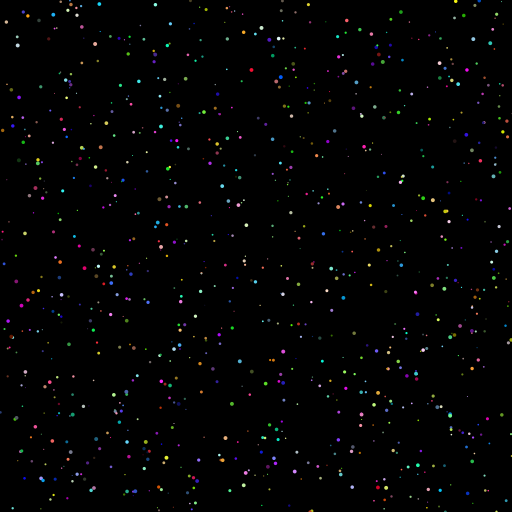
Frame 1 (no input)
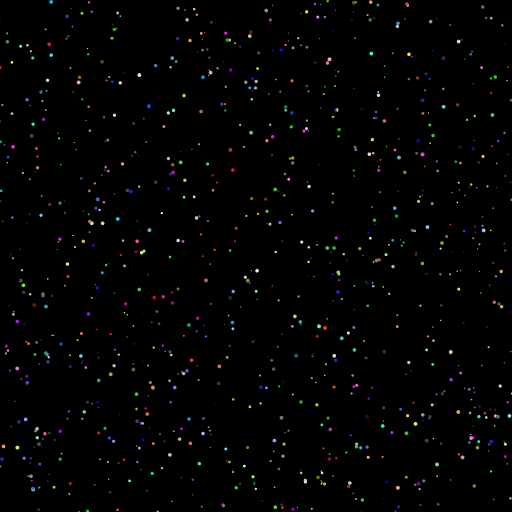
Frame 60 (the mouse pressed at the canvas centre just before this capture)
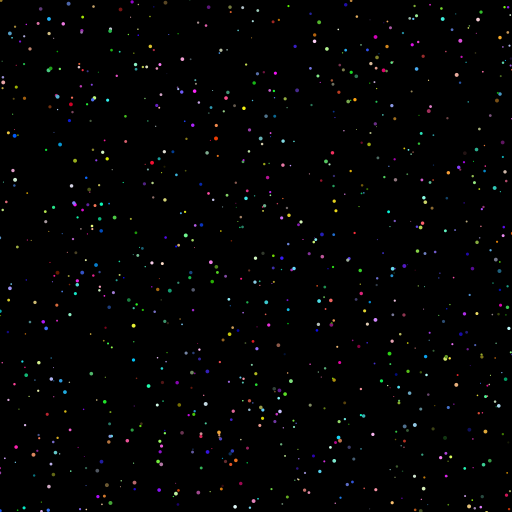
Frame 120 (the mouse held since frame 60 and released just before this capture)

The Processing sketch that drew these frames (run headless with seeded random() and noise(); from frame 60 on, the mouse is pressed at the canvas centre):

// Processing sketch: example_171003a_classes
// ── example_171003a_classes.pde
Ball[] balls;
int nBalls = 1000;

void setup() {
  size(512, 512);
  background(0);

  balls = new Ball[nBalls];

  for (int counter = 0; counter<balls.length; counter++) {
    Ball myBall = new Ball(
      random(width), 
      random(height), 
      random(-4, 4), 
      random(-4, 4)
      );
      
    balls[counter] = myBall;
  }
}

void draw() {
  background(0);

  for (int i=0; i<balls.length; i++) {
    Ball myBall = balls[i];
    myBall.move();
    myBall.display();
  }
}

class Ball {
  float x;
  float y;
  float xSpeed;
  float ySpeed;
  float size;
  
  color myColor;

  Ball(float inputX, float inputY, float inputXSpeed, float inputYSpeed) {
    this.x = inputX;
    this.y = inputY;
    this.xSpeed = inputXSpeed;
    this.ySpeed = inputYSpeed;
    
    this.size = random(1, 4);
    this.myColor = color(random(255), random(255), random(255));
  }

  void move() {
    this.x += this.xSpeed;
    this.y += this.ySpeed;

    this.checkBoundaries();
  }

  void checkBoundaries() {
    if (this.y >= height) {
      this.ySpeed *= -1;
    }

    if (this.y <= 0) {
      this.ySpeed *= -1;
    }

    if (this.x >= width) {
      this.xSpeed *= -1;
    }

    if (this.x <= 0) {
      this.xSpeed *= -1;
    }
  }

  void display() {
    fill(this.myColor);
    noStroke();
    ellipse(this.x, this.y, this.size, this.size);
  }
}
